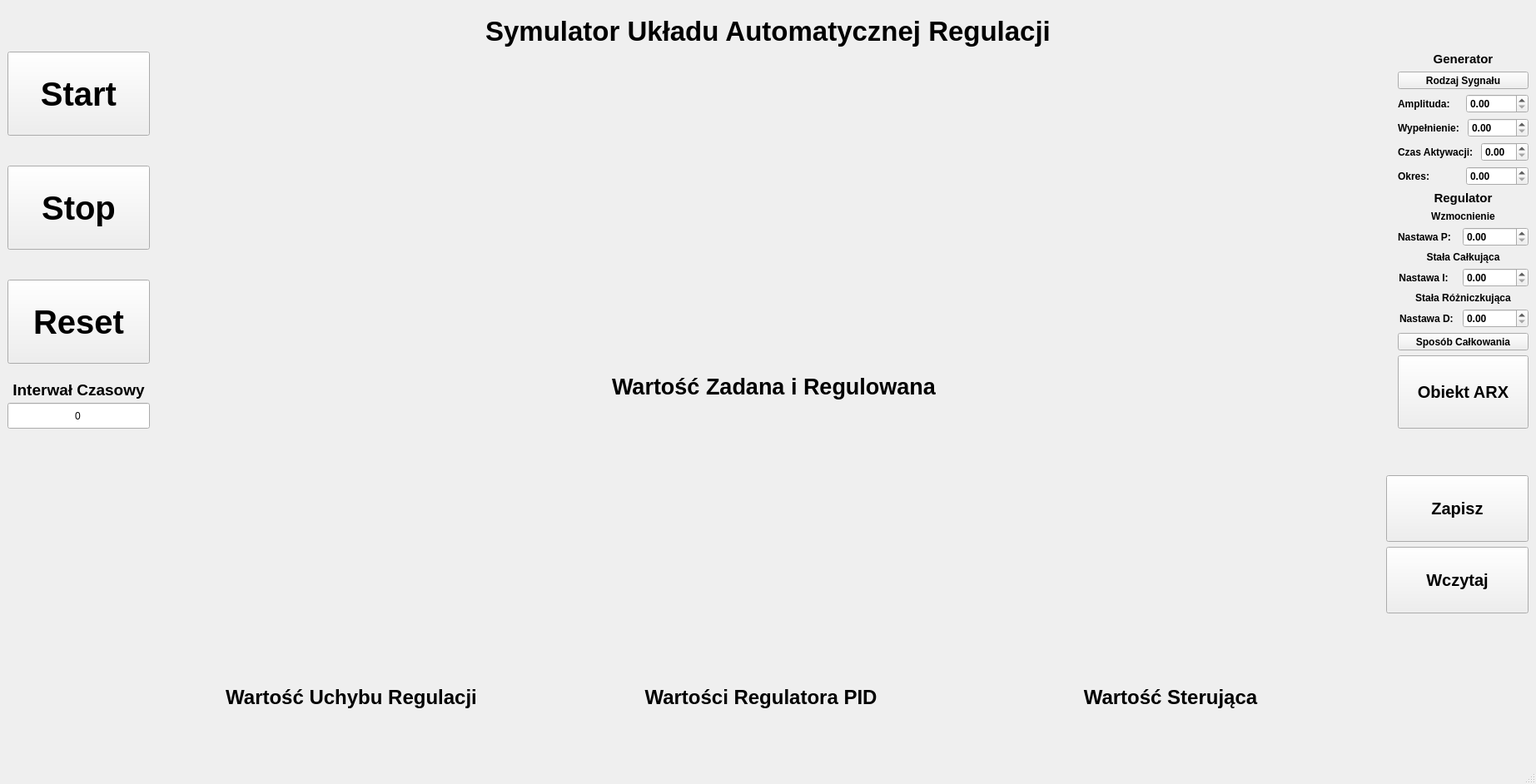
<?xml version="1.0" encoding="UTF-8"?>
<ui version="4.0">
 <class>MainWindow</class>
 <widget class="QMainWindow" name="MainWindow">
  <property name="geometry">
   <rect>
    <x>0</x>
    <y>0</y>
    <width>1845</width>
    <height>942</height>
   </rect>
  </property>
  <property name="sizePolicy">
   <sizepolicy hsizetype="Preferred" vsizetype="Preferred">
    <horstretch>0</horstretch>
    <verstretch>0</verstretch>
   </sizepolicy>
  </property>
  <property name="minimumSize">
   <size>
    <width>0</width>
    <height>0</height>
   </size>
  </property>
  <property name="windowTitle">
   <string>MainWindow</string>
  </property>
  <widget class="QWidget" name="centralwidget">
   <layout class="QHBoxLayout" name="horizontalLayout_12">
    <item>
     <layout class="QVBoxLayout" name="verticalLayout_10">
      <item>
       <spacer name="verticalSpacer_12">
        <property name="orientation">
         <enum>Qt::Orientation::Vertical</enum>
        </property>
        <property name="sizeType">
         <enum>QSizePolicy::Policy::Fixed</enum>
        </property>
        <property name="sizeHint" stdset="0">
         <size>
          <width>10</width>
          <height>10</height>
         </size>
        </property>
       </spacer>
      </item>
      <item>
       <widget class="QLabel" name="TytulGlowny">
        <property name="sizePolicy">
         <sizepolicy hsizetype="Expanding" vsizetype="Fixed">
          <horstretch>0</horstretch>
          <verstretch>0</verstretch>
         </sizepolicy>
        </property>
        <property name="font">
         <font>
          <pointsize>25</pointsize>
          <bold>true</bold>
         </font>
        </property>
        <property name="text">
         <string>Symulator Układu Automatycznej Regulacji</string>
        </property>
        <property name="alignment">
         <set>Qt::AlignmentFlag::AlignCenter</set>
        </property>
       </widget>
      </item>
      <item>
       <layout class="QVBoxLayout" name="verticalLayout_9">
        <item>
         <layout class="QHBoxLayout" name="horizontalLayout_2">
          <item>
           <layout class="QHBoxLayout" name="horizontalLayout">
            <item>
             <layout class="QVBoxLayout" name="verticalLayout_5">
              <item>
               <widget class="QPushButton" name="Start">
                <property name="sizePolicy">
                 <sizepolicy hsizetype="Minimum" vsizetype="Minimum">
                  <horstretch>0</horstretch>
                  <verstretch>0</verstretch>
                 </sizepolicy>
                </property>
                <property name="minimumSize">
                 <size>
                  <width>150</width>
                  <height>101</height>
                 </size>
                </property>
                <property name="font">
                 <font>
                  <pointsize>30</pointsize>
                  <bold>true</bold>
                 </font>
                </property>
                <property name="text">
                 <string>Start</string>
                </property>
               </widget>
              </item>
              <item>
               <spacer name="verticalSpacer">
                <property name="orientation">
                 <enum>Qt::Orientation::Vertical</enum>
                </property>
                <property name="sizeType">
                 <enum>QSizePolicy::Policy::Fixed</enum>
                </property>
                <property name="sizeHint" stdset="0">
                 <size>
                  <width>50</width>
                  <height>30</height>
                 </size>
                </property>
               </spacer>
              </item>
              <item>
               <widget class="QPushButton" name="Stop">
                <property name="sizePolicy">
                 <sizepolicy hsizetype="Minimum" vsizetype="Minimum">
                  <horstretch>0</horstretch>
                  <verstretch>0</verstretch>
                 </sizepolicy>
                </property>
                <property name="minimumSize">
                 <size>
                  <width>150</width>
                  <height>101</height>
                 </size>
                </property>
                <property name="font">
                 <font>
                  <pointsize>30</pointsize>
                  <bold>true</bold>
                 </font>
                </property>
                <property name="text">
                 <string>Stop</string>
                </property>
               </widget>
              </item>
              <item>
               <spacer name="verticalSpacer_2">
                <property name="orientation">
                 <enum>Qt::Orientation::Vertical</enum>
                </property>
                <property name="sizeType">
                 <enum>QSizePolicy::Policy::Fixed</enum>
                </property>
                <property name="sizeHint" stdset="0">
                 <size>
                  <width>50</width>
                  <height>30</height>
                 </size>
                </property>
               </spacer>
              </item>
              <item>
               <widget class="QPushButton" name="Reset">
                <property name="sizePolicy">
                 <sizepolicy hsizetype="Minimum" vsizetype="Minimum">
                  <horstretch>0</horstretch>
                  <verstretch>0</verstretch>
                 </sizepolicy>
                </property>
                <property name="minimumSize">
                 <size>
                  <width>150</width>
                  <height>101</height>
                 </size>
                </property>
                <property name="font">
                 <font>
                  <pointsize>30</pointsize>
                  <bold>true</bold>
                 </font>
                </property>
                <property name="text">
                 <string>Reset</string>
                </property>
               </widget>
              </item>
              <item>
               <spacer name="verticalSpacer_10">
                <property name="orientation">
                 <enum>Qt::Orientation::Vertical</enum>
                </property>
                <property name="sizeType">
                 <enum>QSizePolicy::Policy::Fixed</enum>
                </property>
                <property name="sizeHint" stdset="0">
                 <size>
                  <width>20</width>
                  <height>10</height>
                 </size>
                </property>
               </spacer>
              </item>
              <item>
               <layout class="QVBoxLayout" name="verticalLayout_6">
                <property name="spacing">
                 <number>0</number>
                </property>
                <item>
                 <widget class="QLabel" name="InterwalCzasowyLabel">
                  <property name="sizePolicy">
                   <sizepolicy hsizetype="Minimum" vsizetype="Minimum">
                    <horstretch>0</horstretch>
                    <verstretch>0</verstretch>
                   </sizepolicy>
                  </property>
                  <property name="minimumSize">
                   <size>
                    <width>171</width>
                    <height>31</height>
                   </size>
                  </property>
                  <property name="font">
                   <font>
                    <pointsize>14</pointsize>
                    <bold>true</bold>
                   </font>
                  </property>
                  <property name="text">
                   <string>Interwał Czasowy</string>
                  </property>
                  <property name="alignment">
                   <set>Qt::AlignmentFlag::AlignCenter</set>
                  </property>
                 </widget>
                </item>
                <item>
                 <widget class="QLineEdit" name="Interwal">
                  <property name="sizePolicy">
                   <sizepolicy hsizetype="Minimum" vsizetype="Minimum">
                    <horstretch>0</horstretch>
                    <verstretch>0</verstretch>
                   </sizepolicy>
                  </property>
                  <property name="minimumSize">
                   <size>
                    <width>140</width>
                    <height>31</height>
                   </size>
                  </property>
                  <property name="text">
                   <string>0</string>
                  </property>
                  <property name="alignment">
                   <set>Qt::AlignmentFlag::AlignCenter</set>
                  </property>
                 </widget>
                </item>
               </layout>
              </item>
             </layout>
            </item>
            <item>
             <spacer name="horizontalSpacer_5">
              <property name="orientation">
               <enum>Qt::Orientation::Horizontal</enum>
              </property>
              <property name="sizeType">
               <enum>QSizePolicy::Policy::Fixed</enum>
              </property>
              <property name="sizeHint" stdset="0">
               <size>
                <width>20</width>
                <height>20</height>
               </size>
              </property>
             </spacer>
            </item>
            <item>
             <layout class="QVBoxLayout" name="verticalLayout">
              <property name="spacing">
               <number>0</number>
              </property>
              <item>
               <widget class="QWidget" name="wykresWarZad" native="true">
                <property name="sizePolicy">
                 <sizepolicy hsizetype="Expanding" vsizetype="Minimum">
                  <horstretch>0</horstretch>
                  <verstretch>0</verstretch>
                 </sizepolicy>
                </property>
                <property name="minimumSize">
                 <size>
                  <width>700</width>
                  <height>351</height>
                 </size>
                </property>
               </widget>
              </item>
              <item>
               <widget class="QLabel" name="TytulWykres1">
                <property name="sizePolicy">
                 <sizepolicy hsizetype="Expanding" vsizetype="Minimum">
                  <horstretch>0</horstretch>
                  <verstretch>0</verstretch>
                 </sizepolicy>
                </property>
                <property name="minimumSize">
                 <size>
                  <width>700</width>
                  <height>51</height>
                 </size>
                </property>
                <property name="font">
                 <font>
                  <pointsize>20</pointsize>
                  <bold>true</bold>
                 </font>
                </property>
                <property name="text">
                 <string>Wartość Zadana i Regulowana</string>
                </property>
                <property name="alignment">
                 <set>Qt::AlignmentFlag::AlignCenter</set>
                </property>
               </widget>
              </item>
             </layout>
            </item>
           </layout>
          </item>
          <item>
           <spacer name="horizontalSpacer_4">
            <property name="orientation">
             <enum>Qt::Orientation::Horizontal</enum>
            </property>
            <property name="sizeType">
             <enum>QSizePolicy::Policy::Fixed</enum>
            </property>
            <property name="sizeHint" stdset="0">
             <size>
              <width>20</width>
              <height>20</height>
             </size>
            </property>
           </spacer>
          </item>
          <item>
           <layout class="QVBoxLayout" name="verticalLayout_7">
            <item>
             <layout class="QVBoxLayout" name="obramowanieGenerator">
              <item>
               <widget class="QLabel" name="GeneratorNapis">
                <property name="font">
                 <font>
                  <pointsize>11</pointsize>
                  <bold>true</bold>
                 </font>
                </property>
                <property name="text">
                 <string>Generator</string>
                </property>
                <property name="alignment">
                 <set>Qt::AlignmentFlag::AlignCenter</set>
                </property>
               </widget>
              </item>
              <item>
               <widget class="QToolButton" name="RodzajSygnalu">
                <property name="sizePolicy">
                 <sizepolicy hsizetype="Minimum" vsizetype="Minimum">
                  <horstretch>0</horstretch>
                  <verstretch>0</verstretch>
                 </sizepolicy>
                </property>
                <property name="font">
                 <font>
                  <bold>true</bold>
                 </font>
                </property>
                <property name="text">
                 <string>Rodzaj Sygnału</string>
                </property>
               </widget>
              </item>
              <item>
               <layout class="QHBoxLayout" name="horizontalLayout_8">
                <item>
                 <widget class="QLabel" name="AmplitudaNapis">
                  <property name="font">
                   <font>
                    <bold>true</bold>
                   </font>
                  </property>
                  <property name="text">
                   <string>Amplituda: </string>
                  </property>
                 </widget>
                </item>
                <item>
                 <widget class="QDoubleSpinBox" name="Amplituda">
                  <property name="font">
                   <font>
                    <bold>true</bold>
                   </font>
                  </property>
                 </widget>
                </item>
               </layout>
              </item>
              <item>
               <layout class="QHBoxLayout" name="horizontalLayout_7">
                <item>
                 <widget class="QLabel" name="WypelnienieNapis">
                  <property name="font">
                   <font>
                    <bold>true</bold>
                   </font>
                  </property>
                  <property name="text">
                   <string>Wypełnienie: </string>
                  </property>
                 </widget>
                </item>
                <item>
                 <widget class="QDoubleSpinBox" name="Wypelnienie">
                  <property name="font">
                   <font>
                    <bold>true</bold>
                   </font>
                  </property>
                 </widget>
                </item>
               </layout>
              </item>
              <item>
               <layout class="QHBoxLayout" name="horizontalLayout_6">
                <item>
                 <widget class="QLabel" name="CzasNapis">
                  <property name="font">
                   <font>
                    <bold>true</bold>
                   </font>
                  </property>
                  <property name="text">
                   <string>Czas Aktywacji: </string>
                  </property>
                 </widget>
                </item>
                <item>
                 <widget class="QDoubleSpinBox" name="CzasAktywacji">
                  <property name="font">
                   <font>
                    <bold>true</bold>
                   </font>
                  </property>
                 </widget>
                </item>
               </layout>
              </item>
              <item>
               <layout class="QHBoxLayout" name="horizontalLayout_5">
                <item>
                 <widget class="QLabel" name="OkresNapis">
                  <property name="font">
                   <font>
                    <bold>true</bold>
                   </font>
                  </property>
                  <property name="text">
                   <string>Okres:</string>
                  </property>
                 </widget>
                </item>
                <item>
                 <widget class="QDoubleSpinBox" name="Okres">
                  <property name="font">
                   <font>
                    <bold>true</bold>
                   </font>
                  </property>
                 </widget>
                </item>
               </layout>
              </item>
             </layout>
            </item>
            <item>
             <layout class="QVBoxLayout" name="obramowanieRegulator">
              <item>
               <layout class="QVBoxLayout" name="verticalLayout_13">
                <item>
                 <widget class="QLabel" name="RegulatorNapis">
                  <property name="font">
                   <font>
                    <pointsize>11</pointsize>
                    <bold>true</bold>
                   </font>
                  </property>
                  <property name="text">
                   <string>Regulator</string>
                  </property>
                  <property name="alignment">
                   <set>Qt::AlignmentFlag::AlignCenter</set>
                  </property>
                 </widget>
                </item>
                <item>
                 <widget class="QLabel" name="WzmocnienieNapis">
                  <property name="font">
                   <font>
                    <pointsize>9</pointsize>
                    <bold>true</bold>
                   </font>
                  </property>
                  <property name="text">
                   <string>Wzmocnienie</string>
                  </property>
                  <property name="alignment">
                   <set>Qt::AlignmentFlag::AlignCenter</set>
                  </property>
                 </widget>
                </item>
                <item>
                 <layout class="QHBoxLayout" name="horizontalLayout_9">
                  <item>
                   <widget class="QLabel" name="NastawaPopis">
                    <property name="sizePolicy">
                     <sizepolicy hsizetype="Fixed" vsizetype="Minimum">
                      <horstretch>0</horstretch>
                      <verstretch>0</verstretch>
                     </sizepolicy>
                    </property>
                    <property name="minimumSize">
                     <size>
                      <width>72</width>
                      <height>0</height>
                     </size>
                    </property>
                    <property name="font">
                     <font>
                      <pointsize>9</pointsize>
                      <bold>true</bold>
                     </font>
                    </property>
                    <property name="text">
                     <string>Nastawa P: </string>
                    </property>
                   </widget>
                  </item>
                  <item>
                   <widget class="QDoubleSpinBox" name="Wzmocnienie">
                    <property name="sizePolicy">
                     <sizepolicy hsizetype="Minimum" vsizetype="Minimum">
                      <horstretch>0</horstretch>
                      <verstretch>0</verstretch>
                     </sizepolicy>
                    </property>
                    <property name="minimumSize">
                     <size>
                      <width>0</width>
                      <height>0</height>
                     </size>
                    </property>
                    <property name="font">
                     <font>
                      <pointsize>9</pointsize>
                      <bold>true</bold>
                     </font>
                    </property>
                   </widget>
                  </item>
                 </layout>
                </item>
               </layout>
              </item>
              <item>
               <layout class="QVBoxLayout" name="verticalLayout_15">
                <item>
                 <layout class="QVBoxLayout" name="verticalLayout_14">
                  <item>
                   <widget class="QLabel" name="StalaCNapis">
                    <property name="sizePolicy">
                     <sizepolicy hsizetype="Minimum" vsizetype="Minimum">
                      <horstretch>0</horstretch>
                      <verstretch>0</verstretch>
                     </sizepolicy>
                    </property>
                    <property name="font">
                     <font>
                      <pointsize>9</pointsize>
                      <bold>true</bold>
                     </font>
                    </property>
                    <property name="text">
                     <string>Stała Całkująca</string>
                    </property>
                    <property name="alignment">
                     <set>Qt::AlignmentFlag::AlignCenter</set>
                    </property>
                   </widget>
                  </item>
                  <item>
                   <layout class="QHBoxLayout" name="horizontalLayout_10">
                    <item>
                     <widget class="QLabel" name="NastawaIopis">
                      <property name="sizePolicy">
                       <sizepolicy hsizetype="Fixed" vsizetype="Minimum">
                        <horstretch>0</horstretch>
                        <verstretch>0</verstretch>
                       </sizepolicy>
                      </property>
                      <property name="minimumSize">
                       <size>
                        <width>72</width>
                        <height>22</height>
                       </size>
                      </property>
                      <property name="font">
                       <font>
                        <pointsize>9</pointsize>
                        <bold>true</bold>
                       </font>
                      </property>
                      <property name="text">
                       <string>Nastawa I:   </string>
                      </property>
                      <property name="alignment">
                       <set>Qt::AlignmentFlag::AlignCenter</set>
                      </property>
                     </widget>
                    </item>
                    <item>
                     <widget class="QDoubleSpinBox" name="StalaI">
                      <property name="sizePolicy">
                       <sizepolicy hsizetype="Minimum" vsizetype="Minimum">
                        <horstretch>0</horstretch>
                        <verstretch>0</verstretch>
                       </sizepolicy>
                      </property>
                      <property name="minimumSize">
                       <size>
                        <width>0</width>
                        <height>0</height>
                       </size>
                      </property>
                      <property name="font">
                       <font>
                        <pointsize>9</pointsize>
                        <bold>true</bold>
                       </font>
                      </property>
                     </widget>
                    </item>
                   </layout>
                  </item>
                 </layout>
                </item>
                <item>
                 <widget class="QLabel" name="RozniczkaNapis">
                  <property name="font">
                   <font>
                    <pointsize>9</pointsize>
                    <bold>true</bold>
                   </font>
                  </property>
                  <property name="text">
                   <string>Stała Różniczkująca</string>
                  </property>
                  <property name="alignment">
                   <set>Qt::AlignmentFlag::AlignCenter</set>
                  </property>
                 </widget>
                </item>
                <item>
                 <layout class="QHBoxLayout" name="horizontalLayout_11">
                  <item>
                   <widget class="QLabel" name="NastawaDopis">
                    <property name="sizePolicy">
                     <sizepolicy hsizetype="Fixed" vsizetype="Minimum">
                      <horstretch>0</horstretch>
                      <verstretch>0</verstretch>
                     </sizepolicy>
                    </property>
                    <property name="minimumSize">
                     <size>
                      <width>72</width>
                      <height>0</height>
                     </size>
                    </property>
                    <property name="font">
                     <font>
                      <pointsize>9</pointsize>
                      <bold>true</bold>
                     </font>
                    </property>
                    <property name="text">
                     <string>Nastawa D: </string>
                    </property>
                    <property name="alignment">
                     <set>Qt::AlignmentFlag::AlignCenter</set>
                    </property>
                   </widget>
                  </item>
                  <item>
                   <widget class="QDoubleSpinBox" name="StalaD">
                    <property name="sizePolicy">
                     <sizepolicy hsizetype="Minimum" vsizetype="Minimum">
                      <horstretch>0</horstretch>
                      <verstretch>0</verstretch>
                     </sizepolicy>
                    </property>
                    <property name="font">
                     <font>
                      <pointsize>9</pointsize>
                      <bold>true</bold>
                     </font>
                    </property>
                   </widget>
                  </item>
                 </layout>
                </item>
                <item>
                 <widget class="QToolButton" name="Sposob">
                  <property name="sizePolicy">
                   <sizepolicy hsizetype="Minimum" vsizetype="Minimum">
                    <horstretch>0</horstretch>
                    <verstretch>0</verstretch>
                   </sizepolicy>
                  </property>
                  <property name="font">
                   <font>
                    <pointsize>9</pointsize>
                    <bold>true</bold>
                   </font>
                  </property>
                  <property name="text">
                   <string>Sposób Całkowania</string>
                  </property>
                 </widget>
                </item>
               </layout>
              </item>
             </layout>
            </item>
            <item>
             <widget class="QPushButton" name="UstawieniaObiektuARX">
              <property name="sizePolicy">
               <sizepolicy hsizetype="Minimum" vsizetype="Minimum">
                <horstretch>0</horstretch>
                <verstretch>0</verstretch>
               </sizepolicy>
              </property>
              <property name="minimumSize">
               <size>
                <width>140</width>
                <height>70</height>
               </size>
              </property>
              <property name="font">
               <font>
                <pointsize>15</pointsize>
                <bold>true</bold>
               </font>
              </property>
              <property name="text">
               <string>Obiekt ARX</string>
              </property>
             </widget>
            </item>
           </layout>
          </item>
         </layout>
        </item>
        <item>
         <spacer name="verticalSpacer_11">
          <property name="orientation">
           <enum>Qt::Orientation::Vertical</enum>
          </property>
          <property name="sizeType">
           <enum>QSizePolicy::Policy::Preferred</enum>
          </property>
          <property name="sizeHint" stdset="0">
           <size>
            <width>20</width>
            <height>40</height>
           </size>
          </property>
         </spacer>
        </item>
        <item>
         <layout class="QHBoxLayout" name="horizontalLayout_4">
          <item>
           <spacer name="horizontalSpacer_3">
            <property name="orientation">
             <enum>Qt::Orientation::Horizontal</enum>
            </property>
            <property name="sizeType">
             <enum>QSizePolicy::Policy::Minimum</enum>
            </property>
            <property name="sizeHint" stdset="0">
             <size>
              <width>180</width>
              <height>20</height>
             </size>
            </property>
           </spacer>
          </item>
          <item>
           <layout class="QHBoxLayout" name="horizontalLayout_3">
            <item>
             <layout class="QVBoxLayout" name="verticalLayout_2">
              <property name="spacing">
               <number>0</number>
              </property>
              <item>
               <widget class="QWidget" name="WykUchyb" native="true">
                <property name="sizePolicy">
                 <sizepolicy hsizetype="Expanding" vsizetype="Fixed">
                  <horstretch>0</horstretch>
                  <verstretch>0</verstretch>
                 </sizepolicy>
                </property>
                <property name="minimumSize">
                 <size>
                  <width>311</width>
                  <height>251</height>
                 </size>
                </property>
                <property name="baseSize">
                 <size>
                  <width>311</width>
                  <height>251</height>
                 </size>
                </property>
               </widget>
              </item>
              <item>
               <widget class="QLabel" name="TytulWykres2">
                <property name="sizePolicy">
                 <sizepolicy hsizetype="Minimum" vsizetype="Fixed">
                  <horstretch>0</horstretch>
                  <verstretch>0</verstretch>
                 </sizepolicy>
                </property>
                <property name="minimumSize">
                 <size>
                  <width>311</width>
                  <height>51</height>
                 </size>
                </property>
                <property name="font">
                 <font>
                  <pointsize>18</pointsize>
                  <bold>true</bold>
                 </font>
                </property>
                <property name="text">
                 <string>Wartość Uchybu Regulacji</string>
                </property>
                <property name="alignment">
                 <set>Qt::AlignmentFlag::AlignCenter</set>
                </property>
               </widget>
              </item>
              <item>
               <spacer name="verticalSpacer_7">
                <property name="orientation">
                 <enum>Qt::Orientation::Vertical</enum>
                </property>
                <property name="sizeType">
                 <enum>QSizePolicy::Policy::Expanding</enum>
                </property>
                <property name="sizeHint" stdset="0">
                 <size>
                  <width>20</width>
                  <height>40</height>
                 </size>
                </property>
               </spacer>
              </item>
             </layout>
            </item>
            <item>
             <spacer name="horizontalSpacer">
              <property name="orientation">
               <enum>Qt::Orientation::Horizontal</enum>
              </property>
              <property name="sizeType">
               <enum>QSizePolicy::Policy::Minimum</enum>
              </property>
              <property name="sizeHint" stdset="0">
               <size>
                <width>20</width>
                <height>20</height>
               </size>
              </property>
             </spacer>
            </item>
            <item>
             <layout class="QVBoxLayout" name="verticalLayout_3">
              <property name="spacing">
               <number>0</number>
              </property>
              <item>
               <widget class="QWidget" name="WykPID" native="true">
                <property name="sizePolicy">
                 <sizepolicy hsizetype="Expanding" vsizetype="Fixed">
                  <horstretch>0</horstretch>
                  <verstretch>0</verstretch>
                 </sizepolicy>
                </property>
                <property name="minimumSize">
                 <size>
                  <width>311</width>
                  <height>251</height>
                 </size>
                </property>
                <property name="baseSize">
                 <size>
                  <width>311</width>
                  <height>251</height>
                 </size>
                </property>
               </widget>
              </item>
              <item>
               <widget class="QLabel" name="TytulWykres3">
                <property name="sizePolicy">
                 <sizepolicy hsizetype="Minimum" vsizetype="Fixed">
                  <horstretch>0</horstretch>
                  <verstretch>0</verstretch>
                 </sizepolicy>
                </property>
                <property name="minimumSize">
                 <size>
                  <width>311</width>
                  <height>51</height>
                 </size>
                </property>
                <property name="font">
                 <font>
                  <pointsize>18</pointsize>
                  <bold>true</bold>
                 </font>
                </property>
                <property name="text">
                 <string>Wartości Regulatora PID</string>
                </property>
                <property name="alignment">
                 <set>Qt::AlignmentFlag::AlignCenter</set>
                </property>
               </widget>
              </item>
              <item>
               <spacer name="verticalSpacer_6">
                <property name="orientation">
                 <enum>Qt::Orientation::Vertical</enum>
                </property>
                <property name="sizeHint" stdset="0">
                 <size>
                  <width>20</width>
                  <height>40</height>
                 </size>
                </property>
               </spacer>
              </item>
             </layout>
            </item>
            <item>
             <spacer name="horizontalSpacer_2">
              <property name="orientation">
               <enum>Qt::Orientation::Horizontal</enum>
              </property>
              <property name="sizeType">
               <enum>QSizePolicy::Policy::Minimum</enum>
              </property>
              <property name="sizeHint" stdset="0">
               <size>
                <width>20</width>
                <height>20</height>
               </size>
              </property>
             </spacer>
            </item>
            <item>
             <layout class="QVBoxLayout" name="verticalLayout_4">
              <property name="spacing">
               <number>0</number>
              </property>
              <item>
               <widget class="QWidget" name="WykSter" native="true">
                <property name="sizePolicy">
                 <sizepolicy hsizetype="Expanding" vsizetype="Fixed">
                  <horstretch>0</horstretch>
                  <verstretch>0</verstretch>
                 </sizepolicy>
                </property>
                <property name="minimumSize">
                 <size>
                  <width>311</width>
                  <height>251</height>
                 </size>
                </property>
                <property name="baseSize">
                 <size>
                  <width>311</width>
                  <height>251</height>
                 </size>
                </property>
               </widget>
              </item>
              <item>
               <widget class="QLabel" name="TytulWykres4">
                <property name="sizePolicy">
                 <sizepolicy hsizetype="Minimum" vsizetype="Fixed">
                  <horstretch>0</horstretch>
                  <verstretch>0</verstretch>
                 </sizepolicy>
                </property>
                <property name="minimumSize">
                 <size>
                  <width>311</width>
                  <height>51</height>
                 </size>
                </property>
                <property name="font">
                 <font>
                  <pointsize>18</pointsize>
                  <bold>true</bold>
                 </font>
                </property>
                <property name="text">
                 <string>Wartość Sterująca</string>
                </property>
                <property name="alignment">
                 <set>Qt::AlignmentFlag::AlignCenter</set>
                </property>
               </widget>
              </item>
              <item>
               <spacer name="verticalSpacer_8">
                <property name="orientation">
                 <enum>Qt::Orientation::Vertical</enum>
                </property>
                <property name="sizeHint" stdset="0">
                 <size>
                  <width>20</width>
                  <height>40</height>
                 </size>
                </property>
               </spacer>
              </item>
             </layout>
            </item>
           </layout>
          </item>
          <item>
           <spacer name="horizontalSpacer_6">
            <property name="orientation">
             <enum>Qt::Orientation::Horizontal</enum>
            </property>
            <property name="sizeType">
             <enum>QSizePolicy::Policy::Fixed</enum>
            </property>
            <property name="sizeHint" stdset="0">
             <size>
              <width>20</width>
              <height>20</height>
             </size>
            </property>
           </spacer>
          </item>
          <item>
           <layout class="QVBoxLayout" name="verticalLayout_8">
            <item>
             <spacer name="verticalSpacer_9">
              <property name="orientation">
               <enum>Qt::Orientation::Vertical</enum>
              </property>
              <property name="sizeType">
               <enum>QSizePolicy::Policy::Fixed</enum>
              </property>
              <property name="sizeHint" stdset="0">
               <size>
                <width>10</width>
                <height>10</height>
               </size>
              </property>
             </spacer>
            </item>
            <item>
             <widget class="QPushButton" name="Zapisz">
              <property name="sizePolicy">
               <sizepolicy hsizetype="Minimum" vsizetype="Minimum">
                <horstretch>0</horstretch>
                <verstretch>0</verstretch>
               </sizepolicy>
              </property>
              <property name="minimumSize">
               <size>
                <width>171</width>
                <height>80</height>
               </size>
              </property>
              <property name="font">
               <font>
                <pointsize>15</pointsize>
                <bold>true</bold>
               </font>
              </property>
              <property name="text">
               <string>Zapisz</string>
              </property>
             </widget>
            </item>
            <item>
             <widget class="QPushButton" name="Wczytaj">
              <property name="sizePolicy">
               <sizepolicy hsizetype="Minimum" vsizetype="Minimum">
                <horstretch>0</horstretch>
                <verstretch>0</verstretch>
               </sizepolicy>
              </property>
              <property name="minimumSize">
               <size>
                <width>171</width>
                <height>80</height>
               </size>
              </property>
              <property name="font">
               <font>
                <pointsize>15</pointsize>
                <bold>true</bold>
               </font>
              </property>
              <property name="text">
               <string>Wczytaj</string>
              </property>
             </widget>
            </item>
            <item>
             <spacer name="verticalSpacer_5">
              <property name="orientation">
               <enum>Qt::Orientation::Vertical</enum>
              </property>
              <property name="sizeHint" stdset="0">
               <size>
                <width>20</width>
                <height>40</height>
               </size>
              </property>
             </spacer>
            </item>
           </layout>
          </item>
         </layout>
        </item>
       </layout>
      </item>
     </layout>
    </item>
   </layout>
  </widget>
  <widget class="QMenuBar" name="menubar">
   <property name="geometry">
    <rect>
     <x>0</x>
     <y>0</y>
     <width>1845</width>
     <height>22</height>
    </rect>
   </property>
  </widget>
  <widget class="QStatusBar" name="statusbar"/>
 </widget>
 <resources/>
 <connections/>
</ui>
